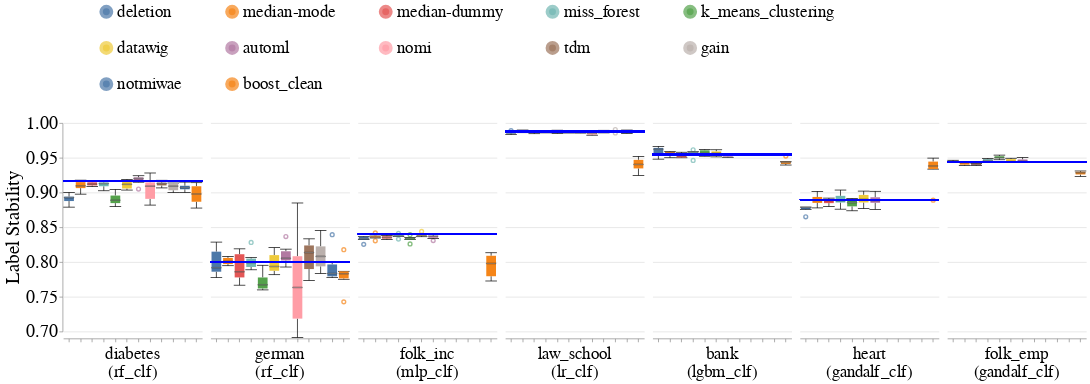

Notebook code for this chart:
### Code cell
create_box_plots_for_diff_imputers_and_datasets(train_injection_scenario='MAR3',
                                                test_injection_scenario='MAR3',
                                                metric_name='label_stability',
                                                db_client=db_client,
                                                ylim=[0.7, 1.0])

### Figure 1 — Vega-Lite specification as saved in the notebook (floating-point values rounded to 4 significant figures; data arrays with more than 128 entries replaced by an {"elided": "..."} marker saying what was removed)
{"config": {"view": {"continuousWidth": 400, "continuousHeight": 300, "stroke": null}, "axis": {"labelFontSize": 26, "labelFontWeight": "normal", "titleFontSize": 28, "titleFontWeight": "normal"}, "facet": {"spacing": 10}, "header": {"labelFontSize": 24, "labelOrient": "bottom", "labelPadding": 5, "titleFontSize": 28}, "legend": {"columns": 5, "direction": "horizontal", "labelFontSize": 24, "labelLimit": 400, "orient": "top", "symbolOffset": 50, "symbolStrokeWidth": 10, "titleAnchor": "middle", "titleFontSize": 26, "titleLimit": 300}, "title": {"fontSize": 28}}, "data": {"name": "data-dcb9c526a45ad04da9c7e3b12f0a48b5"}, "facet": {"column": {"field": "Dataset_Name_With_Model_Name", "sort": {"field": "Dataset_Sequence_Number", "order": "ascending"}, "title": null, "type": "nominal"}}, "spec": {"layer": [{"mark": {"type": "boxplot", "median": {"stroke": "black", "strokeWidth": 0.7}, "ticks": true}, "encoding": {"color": {"field": "Null_Imputer_Name", "sort": ["deletion", "median-mode", "median-dummy", "miss_forest", "k_means_clustering", "datawig", "automl", "nomi", "tdm", "gain", "notmiwae"], "title": null, "type": "nominal"}, "x": {"axis": {"labels": false}, "field": "Null_Imputer_Name", "sort": ["deletion", "median-mode", "median-dummy", "miss_forest", "k_means_clustering", "datawig", "automl", "nomi", "tdm", "gain", "notmiwae"], "title": null, "type": "nominal"}, "y": {"field": "Metric_Value", "scale": {"domain": [0.7, 1.0], "zero": false}, "title": "Label Stability", "type": "quantitative"}}}, {"mark": "rule", "encoding": {"color": {"value": "blue"}, "size": {"value": 2}, "y": {"field": "Baseline_Median", "type": "quantitative"}}}], "height": 300, "width": 200}, "resolve": {"scale": {"y": "shared"}}, "$schema": "https://vega.github.io/schema/vega-lite/v4.17.0.json", "datasets": {"data-dcb9c526a45ad04da9c7e3b12f0a48b5": {"elided": "408 records"}}}
